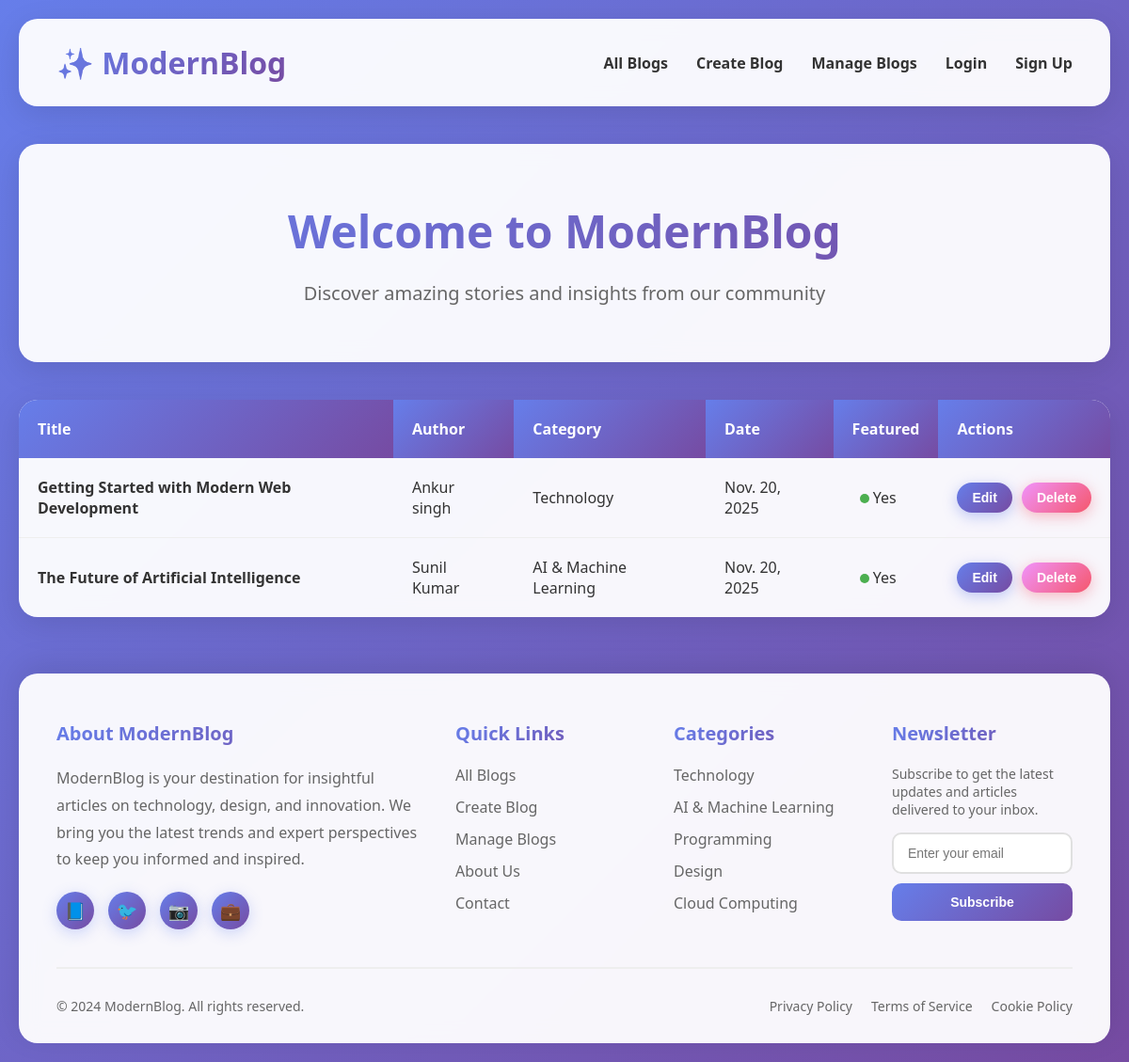
Screenshot of /blogs/manage (signed in) with the database file from the repository.
### blogs/models.py (models this page shows)
class Blog(models.Model):
    title=models.CharField(max_length=100)
    author=models.CharField(max_length=55)
    category=models.CharField(max_length=100)
    date=models.DateField(auto_now_add=True,null=False)
    featured=models.BooleanField()
    content=models.TextField()

### blogs/views.py (the view)
# urls.py: path('blogs/manage',manage_blogs,name='manage'),
def manage_blogs(request):
    if 'user' not in request.session:
        return HttpResponseRedirect('/login')
    blogs=Blog.objects.all()
    return render(request,'blogs/manage.html',{
        "blogs":blogs
    })

### blogs/templates/blogs/manage.html (shortened to what this page needs)
 {% extends 'blogs/base.html' %}
 {% block content %}
        <section id="manage-blogs">
            <div class="manage-table">
                <table>
                    <thead>
                        <tr>
                            <th>Title</th>
                            <th>Author</th>
                            <th>Category</th>
                            <th>Date</th>
                            <th>Featured</th>
                            <th>Actions</th>
                        </tr>
                    </thead>
                    <tbody>
                        {% for blog in blogs %}
                        <tr>
                            <td><strong>{{blog.title}}</strong></td>
                            <td>{{blog.author}}</td>
                            <td>{{blog.category}}</td>
                            <td>{{blog.date}}</td>
                            <td><span class="featured-indicator"></span> Yes</td>
                            <td>
                                <div class="action-buttons">
                                    <button class="btn btn-small" onclick="window.location.href='/blogs/update/{{blog.id}}'"  >Edit</button>
                                    <form method="post" action="/blogs/delete/{{blog.id}}">
                                        <button class="btn btn-danger btn-small">Delete</button>
                                    </form>
                                </div>
                            </td>
                        </tr>
                        {% endfor %}
                    </tbody>
                </table>
            </div>
        </section>
{%endblock%}

### blogs/templates/blogs/base.html (shortened to what this page needs)
{% load static %}
<!DOCTYPE html>
<html lang="en">
<head>
    <link rel="stylesheet" href="{% static 'css/style.css' %}">
</head>
<body>
    <div class="container">
       {% include './components/navbar.html' %}
        <section id="all-blogs">
            <div class="hero">
                <h1>Welcome to ModernBlog</h1>
                <p>Discover amazing stories and insights from our community</p>
            </div>
            {% block content %}
            {% endblock %}
       {% include './components/footer.html' %}
    </div>
</body>
</html>

### blogs/templates/blogs/components/navbar.html
 <header>
            <div class="logo">✨ ModernBlog</div>
            <nav>
                <a href="{% url 'all-blogs' %}">All Blogs</a>
                <a href="{% url 'create-blog' %}">Create Blog</a>
                <a href="{% url 'manage' %}">Manage Blogs</a>
                <a href="/login">Login</a>
                <a href="/signup">Sign Up</a>
            </nav>
 </header>

### blogs/templates/blogs/components/footer.html
        <footer>
            <div class="footer-content">
                <div class="footer-section footer-about">
                    <h3>About ModernBlog</h3>
                    <p>ModernBlog is your destination for insightful articles on technology, design, and innovation. We bring you the latest trends and expert perspectives to keep you informed and inspired.</p>
                    <div class="footer-social">
                        <a href="#" class="social-icon">📘</a>
                        <a href="#" class="social-icon">🐦</a>
                        <a href="#" class="social-icon">📷</a>
                        <a href="#" class="social-icon">💼</a>
                    </div>
                </div>
                <div class="footer-section footer-links">
                    <h3>Quick Links</h3>
                    <ul>
                        <li><a href="#all-blogs">All Blogs</a></li>
                        <li><a href="#create-blog">Create Blog</a></li>
                        <li><a href="#manage-blogs">Manage Blogs</a></li>
                        <li><a href="#">About Us</a></li>
                        <li><a href="#">Contact</a></li>
                    </ul>
                </div>
                <div class="footer-section footer-links">
                    <h3>Categories</h3>
                    <ul>
                        <li><a href="#">Technology</a></li>
                        <li><a href="#">AI & Machine Learning</a></li>
                        <li><a href="#">Programming</a></li>
                        <li><a href="#">Design</a></li>
                        <li><a href="#">Cloud Computing</a></li>
                    </ul>
                </div>
                <div class="footer-section footer-newsletter">
                    <h3>Newsletter</h3>
                    <p style="color: #666; font-size: 14px; margin-bottom: 15px;">Subscribe to get the latest updates and articles delivered to your inbox.</p>
                    <input type="email" placeholder="Enter your email">
                    <button>Subscribe</button>
                </div>
            </div>
            <div class="footer-bottom">
                <p>&copy; 2024 ModernBlog. All rights reserved.</p>
                <div class="footer-bottom-links">
                    <a href="#">Privacy Policy</a>
                    <a href="#">Terms of Service</a>
                    <a href="#">Cookie Policy</a>
                </div>
            </div>
        </footer>

### rows the page displays
Blog: title "Getting Started with Modern Web Development", author "Ankur singh", category "Technology", date "Nov. 20, 2025"
Blog: title "The Future of Artificial Intelligence", author "Sunil Kumar", category "AI & Machine Learning", date "Nov. 20, 2025"
